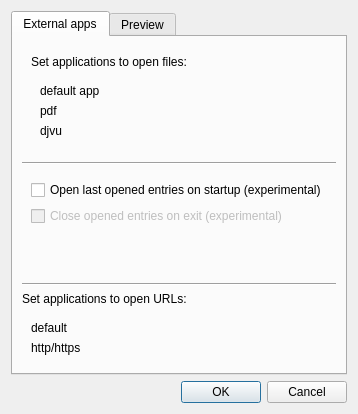
<?xml version="1.0" encoding="UTF-8"?>
<ui version="4.0">
 <class>Dialog</class>
 <widget class="QDialog" name="Dialog">
  <property name="windowTitle">
   <string>Settings</string>
  </property>
  <layout class="QVBoxLayout" name="verticalLayout">
   <item>
    <widget class="QTabWidget" name="tabWidget">
     <property name="currentIndex">
      <number>0</number>
     </property>
     <widget class="QWidget" name="tabFiles">
      <attribute name="title">
       <string>External apps</string>
      </attribute>
      <layout class="QVBoxLayout" name="verticalLayout_2">
       <item>
        <widget class="QWidget" name="apps" native="true">
         <layout class="QVBoxLayout" name="verticalLayout_3">
          <item>
           <widget class="QLabel" name="appsLabel">
            <property name="text">
             <string>Set applications to open files:</string>
            </property>
           </widget>
          </item>
          <item>
           <widget class="QWidget" name="appsSettings" native="true">
            <layout class="QFormLayout" name="formLayout">
             <item row="0" column="0">
              <widget class="QLabel" name="defaultAppLabel">
               <property name="toolTip">
                <string>Application to open ANY file</string>
               </property>
               <property name="text">
                <string>default app</string>
               </property>
              </widget>
             </item>
             <item row="0" column="1">
              <widget class="AMTAppFileInput" name="defaultAppFileInput" native="true"/>
             </item>
             <item row="1" column="0">
              <widget class="QLabel" name="pdfLabel">
               <property name="text">
                <string>pdf</string>
               </property>
              </widget>
             </item>
             <item row="1" column="1">
              <widget class="AMTAppFileInput" name="pdfFileInput" native="true"/>
             </item>
             <item row="2" column="0">
              <widget class="QLabel" name="djvuLabel">
               <property name="text">
                <string>djvu</string>
               </property>
              </widget>
             </item>
             <item row="2" column="1">
              <widget class="AMTAppFileInput" name="djvuFileInput" native="true"/>
             </item>
            </layout>
           </widget>
          </item>
         </layout>
        </widget>
       </item>
       <item>
        <widget class="Line" name="line">
         <property name="orientation">
          <enum>Qt::Horizontal</enum>
         </property>
        </widget>
       </item>
       <item>
        <widget class="QWidget" name="autoOpenClose" native="true">
         <layout class="QVBoxLayout" name="verticalLayout_4">
          <item>
           <widget class="QCheckBox" name="entryOpenOnStartup">
            <property name="text">
             <string>Open last opened entries on startup (experimental)</string>
            </property>
           </widget>
          </item>
          <item>
           <widget class="QCheckBox" name="entryCloseOnExit">
            <property name="enabled">
             <bool>false</bool>
            </property>
            <property name="text">
             <string>Close opened entries on exit (experimental)</string>
            </property>
           </widget>
          </item>
         </layout>
        </widget>
       </item>
       <item>
        <spacer name="verticalSpacer_2">
         <property name="orientation">
          <enum>Qt::Vertical</enum>
         </property>
         <property name="sizeHint" stdset="0">
          <size>
           <width>20</width>
           <height>40</height>
          </size>
         </property>
        </spacer>
       </item>
       <item>
        <widget class="Line" name="line_2">
         <property name="orientation">
          <enum>Qt::Horizontal</enum>
         </property>
        </widget>
       </item>
       <item>
        <widget class="QLabel" name="label_3">
         <property name="text">
          <string>Set applications to open URLs:</string>
         </property>
        </widget>
       </item>
       <item>
        <widget class="QWidget" name="widget_2" native="true">
         <layout class="QFormLayout" name="formLayout_2">
          <item row="0" column="0">
           <widget class="QLabel" name="httpLabel">
            <property name="text">
             <string>default</string>
            </property>
           </widget>
          </item>
          <item row="0" column="1">
           <widget class="AMTAppFileInput" name="defaultLinkFileInput" native="true"/>
          </item>
          <item row="1" column="0">
           <widget class="QLabel" name="httpAppLabel">
            <property name="text">
             <string>http/https</string>
            </property>
           </widget>
          </item>
          <item row="1" column="1">
           <widget class="AMTAppFileInput" name="httpAppFileInput" native="true"/>
          </item>
         </layout>
        </widget>
       </item>
      </layout>
     </widget>
     <widget class="QWidget" name="tabPreview">
      <attribute name="title">
       <string>Preview</string>
      </attribute>
      <layout class="QVBoxLayout" name="verticalLayout_5">
       <item>
        <widget class="QWidget" name="widget" native="true">
         <layout class="QHBoxLayout" name="horizontalLayout">
          <item>
           <widget class="QLabel" name="label">
            <property name="text">
             <string>Preview size:</string>
            </property>
           </widget>
          </item>
          <item>
           <widget class="QSpinBox" name="previewWidthBox">
            <property name="toolTip">
             <string>Preview width</string>
            </property>
            <property name="minimum">
             <number>1</number>
            </property>
            <property name="maximum">
             <number>16777215</number>
            </property>
            <property name="value">
             <number>300</number>
            </property>
           </widget>
          </item>
          <item>
           <widget class="QLabel" name="label_2">
            <property name="text">
             <string>X</string>
            </property>
           </widget>
          </item>
          <item>
           <widget class="QSpinBox" name="previewHeightBox">
            <property name="toolTip">
             <string>Preview height</string>
            </property>
            <property name="minimum">
             <number>1</number>
            </property>
            <property name="maximum">
             <number>16777215</number>
            </property>
            <property name="value">
             <number>400</number>
            </property>
           </widget>
          </item>
          <item>
           <spacer name="horizontalSpacer">
            <property name="orientation">
             <enum>Qt::Horizontal</enum>
            </property>
            <property name="sizeHint" stdset="0">
             <size>
              <width>40</width>
              <height>20</height>
             </size>
            </property>
           </spacer>
          </item>
         </layout>
        </widget>
       </item>
       <item>
        <widget class="QCheckBox" name="showPreviewOnStartCheckBox">
         <property name="text">
          <string>Show on startup</string>
         </property>
        </widget>
       </item>
       <item>
        <spacer name="verticalSpacer">
         <property name="orientation">
          <enum>Qt::Vertical</enum>
         </property>
         <property name="sizeHint" stdset="0">
          <size>
           <width>20</width>
           <height>40</height>
          </size>
         </property>
        </spacer>
       </item>
      </layout>
     </widget>
    </widget>
   </item>
   <item>
    <widget class="QDialogButtonBox" name="buttonBox">
     <property name="orientation">
      <enum>Qt::Horizontal</enum>
     </property>
     <property name="standardButtons">
      <set>QDialogButtonBox::Cancel|QDialogButtonBox::Ok</set>
     </property>
    </widget>
   </item>
  </layout>
 </widget>
 <customwidgets>
  <customwidget>
   <class>AMTAppFileInput</class>
   <extends>QWidget</extends>
   <header>amt/views/customWidgets/amtinputwidgets</header>
   <container>1</container>
  </customwidget>
 </customwidgets>
 <resources/>
 <connections>
  <connection>
   <sender>buttonBox</sender>
   <signal>accepted()</signal>
   <receiver>Dialog</receiver>
   <slot>accept()</slot>
   <hints>
    <hint type="sourcelabel">
     <x>248</x>
     <y>254</y>
    </hint>
    <hint type="destinationlabel">
     <x>157</x>
     <y>274</y>
    </hint>
   </hints>
  </connection>
  <connection>
   <sender>buttonBox</sender>
   <signal>rejected()</signal>
   <receiver>Dialog</receiver>
   <slot>reject()</slot>
   <hints>
    <hint type="sourcelabel">
     <x>316</x>
     <y>260</y>
    </hint>
    <hint type="destinationlabel">
     <x>286</x>
     <y>274</y>
    </hint>
   </hints>
  </connection>
  <connection>
   <sender>entryOpenOnStartup</sender>
   <signal>toggled(bool)</signal>
   <receiver>entryCloseOnExit</receiver>
   <slot>setEnabled(bool)</slot>
   <hints>
    <hint type="sourcelabel">
     <x>199</x>
     <y>196</y>
    </hint>
    <hint type="destinationlabel">
     <x>199</x>
     <y>226</y>
    </hint>
   </hints>
  </connection>
  <connection>
   <sender>entryOpenOnStartup</sender>
   <signal>toggled(bool)</signal>
   <receiver>entryCloseOnExit</receiver>
   <slot>setChecked(bool)</slot>
   <hints>
    <hint type="sourcelabel">
     <x>199</x>
     <y>196</y>
    </hint>
    <hint type="destinationlabel">
     <x>199</x>
     <y>226</y>
    </hint>
   </hints>
  </connection>
 </connections>
</ui>
